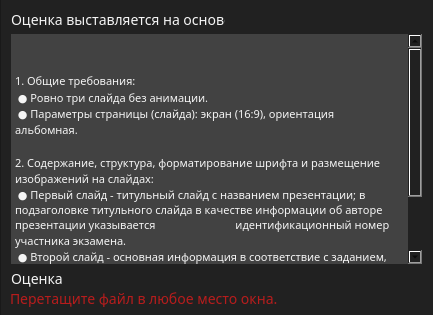
<?xml version="1.0" encoding="UTF-8"?>
<ui version="4.0">
    <class>MainWindow</class>
    <widget class="QMainWindow" name="MainWindow">
        <property name="geometry">
            <rect>
                <x>0</x>
                <y>0</y>
                <width>433</width>
                <height>315</height>
            </rect>
        </property>
        <property name="windowTitle">
            <string>MainWindow</string>
        </property>
        <widget class="QWidget" name="centralwidget">
            <widget class="QFrame" name="frame">
                <property name="geometry">
                    <rect>
                        <x>0</x>
                        <y>-10</y>
                        <width>1021</width>
                        <height>751</height>
                    </rect>
                </property>
                <property name="sizePolicy">
                    <sizepolicy hsizetype="Expanding" vsizetype="Expanding">
                        <horstretch>0</horstretch>
                        <verstretch>0</verstretch>
                    </sizepolicy>
                </property>
                <property name="styleSheet">
                    <string notr="true">background-color: #212121;</string>
                </property>
                <property name="frameShape">
                    <enum>QFrame::StyledPanel</enum>
                </property>
                <property name="frameShadow">
                    <enum>QFrame::Raised</enum>
                </property>
                <widget class="QLabel" name="label">
                    <property name="geometry">
                        <rect>
                            <x>11</x>
                            <y>21</y>
                            <width>214</width>
                            <height>17</height>
                        </rect>
                    </property>
                    <property name="font">
                        <font>
                            <family>12</family>
                            <pointsize>-1</pointsize>
                            <weight>50</weight>
                            <italic>false</italic>
                            <bold>false</bold>
                        </font>
                    </property>
                    <property name="styleSheet">
                        <string notr="true">font: 14px bold;
                            color: #F5F5F5;
                        </string>
                    </property>
                    <property name="text">
                        <string>Оценка выставляется на основе:</string>
                    </property>
                </widget>
                <widget class="QTextBrowser" name="textBrowser">
                    <property name="geometry">
                        <rect>
                            <x>11</x>
                            <y>44</y>
                            <width>411</width>
                            <height>230</height>
                        </rect>
                    </property>
                    <property name="sizePolicy">
                        <sizepolicy hsizetype="Minimum" vsizetype="Minimum">
                            <horstretch>0</horstretch>
                            <verstretch>0</verstretch>
                        </sizepolicy>
                    </property>
                    <property name="minimumSize">
                        <size>
                            <width>0</width>
                            <height>230</height>
                        </size>
                    </property>
                    <property name="font">
                        <font>
                            <family>12</family>
                            <pointsize>-1</pointsize>
                            <weight>50</weight>
                            <italic>false</italic>
                            <bold>false</bold>
                        </font>
                    </property>
                    <property name="styleSheet">
                        <string notr="true">color: #F5F5F5;
                            background-color: #424242;
                            font: 12px bold;
                            border: none;
                        </string>
                    </property>
                    <property name="html">
                        <string>&lt;!DOCTYPE HTML PUBLIC &quot;-//W3C//DTD HTML 4.0//EN&quot; &quot;http://www.w3.org/TR/REC-html40/strict.dtd&quot;&gt;
                            &lt;html&gt;&lt;head&gt;&lt;meta name=&quot;qrichtext&quot; content=&quot;1&quot; /&gt;&lt;style
                            type=&quot;text/css&quot;&gt;
                            p, li { white-space: pre-wrap; }
                            &lt;/style&gt;&lt;/head&gt;&lt;body style=&quot; font-family:'12'; font-size:12px;
                            font-weight:400; font-style:normal;&quot;&gt;
                            &lt;p style=&quot; margin-top:0px; margin-bottom:0px; margin-left:0px; margin-right:0px;
                            -qt-block-indent:0; text-indent:0px;&quot;&gt;&lt;span style=&quot; font-family:'Segoe UI';
                            font-size:8.25pt;&quot;&gt;1. Общие требования:&lt;/span&gt;&lt;/p&gt;
                            &lt;p style=&quot; margin-top:0px; margin-bottom:0px; margin-left:0px; margin-right:0px;
                            -qt-block-indent:0; text-indent:0px;&quot;&gt;&lt;span style=&quot; font-family:'Segoe UI';
                            font-size:8.25pt;&quot;&gt; ● Ровно три слайда без анимации.&lt;/span&gt;&lt;/p&gt;
                            &lt;p style=&quot; margin-top:0px; margin-bottom:0px; margin-left:0px; margin-right:0px;
                            -qt-block-indent:0; text-indent:0px;&quot;&gt;&lt;span style=&quot; font-family:'Segoe UI';
                            font-size:8.25pt;&quot;&gt; ● Параметры страницы (слайда): экран (16:9), ориентация
                            альбомная.&lt;/span&gt;&lt;/p&gt;
                            &lt;p style=&quot;-qt-paragraph-type:empty; margin-top:0px; margin-bottom:0px;
                            margin-left:0px; margin-right:0px; -qt-block-indent:0; text-indent:0px; font-family:'Segoe
                            UI'; font-size:8.25pt;&quot;&gt;&lt;br /&gt;&lt;/p&gt;
                            &lt;p style=&quot; margin-top:0px; margin-bottom:0px; margin-left:0px; margin-right:0px;
                            -qt-block-indent:0; text-indent:0px;&quot;&gt;&lt;span style=&quot; font-family:'Segoe UI';
                            font-size:8.25pt;&quot;&gt;2. Содержание, структура, форматирование шрифта и размещение
                            изображений на слайдах:&lt;/span&gt;&lt;/p&gt;
                            &lt;p style=&quot; margin-top:0px; margin-bottom:0px; margin-left:0px; margin-right:0px;
                            -qt-block-indent:0; text-indent:0px;&quot;&gt;&lt;span style=&quot; font-family:'Segoe UI';
                            font-size:8.25pt;&quot;&gt; ● Первый слайд - титульный слайд с названием презентации; в
                            подзаголовке титульного слайда в качестве информации об авторе презентации указывается
                            идентификационный номер участника экзамена.&lt;/span&gt;&lt;/p&gt;
                            &lt;p style=&quot; margin-top:0px; margin-bottom:0px; margin-left:0px; margin-right:0px;
                            -qt-block-indent:0; text-indent:0px;&quot;&gt;&lt;span style=&quot; font-family:'Segoe UI';
                            font-size:8.25pt;&quot;&gt; ● Второй слайд - основная информация в соответствие с заданием,
                            размещенная по образцу на рисунке макета слайда 2: заголовок слайда, два блока текста и два
                            изображения;&lt;/span&gt;&lt;/p&gt;
                            &lt;p style=&quot; margin-top:0px; margin-bottom:0px; margin-left:0px; margin-right:0px;
                            -qt-block-indent:0; text-indent:0px;&quot;&gt;&lt;span style=&quot; font-family:'Segoe UI';
                            font-size:8.25pt;&quot;&gt; ● Третий слайд - дополнительная информация по теме презентации -
                            заголовок слайда, три изображения и три блока текста, размещенные на слайде по образцу на
                            рисунке макета слайда 3.&lt;/span&gt;&lt;/p&gt;&lt;/body&gt;&lt;/html&gt;
                        </string>
                    </property>
                </widget>
                <widget class="QLabel" name="label_2">
                    <property name="geometry">
                        <rect>
                            <x>11</x>
                            <y>280</y>
                            <width>52</width>
                            <height>17</height>
                        </rect>
                    </property>
                    <property name="sizePolicy">
                        <sizepolicy hsizetype="Expanding" vsizetype="Expanding">
                            <horstretch>0</horstretch>
                            <verstretch>0</verstretch>
                        </sizepolicy>
                    </property>
                    <property name="font">
                        <font>
                            <family>12</family>
                            <pointsize>-1</pointsize>
                            <weight>50</weight>
                            <italic>false</italic>
                            <bold>false</bold>
                        </font>
                    </property>
                    <property name="styleSheet">
                        <string notr="true">font: 14px bold;
                            color: #F5F5F5;
                        </string>
                    </property>
                    <property name="text">
                        <string>Оценка:</string>
                    </property>
                </widget>
                <widget class="QLabel" name="total">
                    <property name="geometry">
                        <rect>
                            <x>69</x>
                            <y>280</y>
                            <width>16</width>
                            <height>17</height>
                        </rect>
                    </property>
                    <property name="sizePolicy">
                        <sizepolicy hsizetype="Fixed" vsizetype="Fixed">
                            <horstretch>0</horstretch>
                            <verstretch>0</verstretch>
                        </sizepolicy>
                    </property>
                    <property name="font">
                        <font>
                            <family>12</family>
                            <pointsize>-1</pointsize>
                            <weight>50</weight>
                            <italic>false</italic>
                            <bold>false</bold>
                        </font>
                    </property>
                    <property name="styleSheet">
                        <string notr="true">font: 14px bold;
                            color: #F5F5F5;
                        </string>
                    </property>
                    <property name="text">
                        <string/>
                    </property>
                </widget>
                <widget class="QLabel" name="label_3">
                    <property name="geometry">
                        <rect>
                            <x>10</x>
                            <y>300</y>
                            <width>271</width>
                            <height>17</height>
                        </rect>
                    </property>
                    <property name="sizePolicy">
                        <sizepolicy hsizetype="Expanding" vsizetype="Expanding">
                            <horstretch>0</horstretch>
                            <verstretch>0</verstretch>
                        </sizepolicy>
                    </property>
                    <property name="font">
                        <font>
                            <family>12</family>
                            <pointsize>-1</pointsize>
                            <weight>50</weight>
                            <italic>false</italic>
                            <bold>false</bold>
                        </font>
                    </property>
                    <property name="styleSheet">
                        <string notr="true">font: 14px bold;
                            color: #b71c1c;
                        </string>
                    </property>
                    <property name="text">
                        <string>Перетащите файл в любое место окна.</string>
                    </property>
                </widget>
            </widget>
        </widget>
    </widget>
    <resources/>
    <connections/>
</ui>
